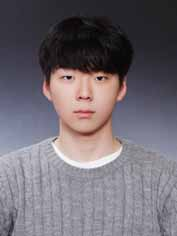
#> input picture Resources/KJ.jpg, 177 x 236 px
$ python main.py
#> lines starting #> are read from the running program, lines starting #| are printed output that depends on the picture; after the words box and inside, x2 and y2 are one past the last pixel; in counts of white or black regions, pixels touching at a corner belong together
import cv2
import numpy as np

print("Package Imported")

img = cv2.imread("Resources/KJ.jpg")
#> img is the input picture: shape (236, 177, 3); mean B, G, R 113.8, 106, 112.8
kernel = np.ones((5, 5), np.uint8)

imgGray = cv2.cvtColor(img, cv2.COLOR_BGR2GRAY)
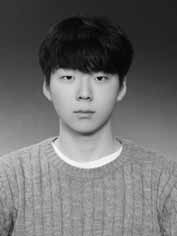
#> imgGray: shape (236, 177); min 1, max 254, mean 109
imgBlur = cv2.GaussianBlur(img, (7, 7), 0)
imgCanny = cv2.Canny(img, 150, 100)
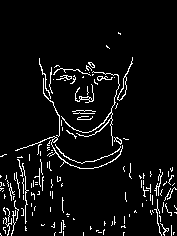
#> imgCanny: shape (236, 177); 5.6% white in thin lines or dots, all inside (x1, y1, x2, y2) = (0, 32, 177, 236)
imgDialation = cv2.dilate(imgCanny, kernel, iterations=1)
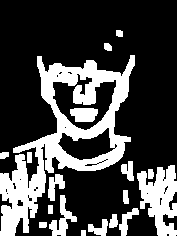
#> imgDialation: shape (236, 177); 27.4% white; 18 white regions, largest, box (x1, y1, x2, y2) and area: (0, 55, 135, 236) 7576, (137, 165, 177, 236) 1725, (49, 195, 77, 236) 433
imgEroded = cv2.erode(imgDialation, kernel, iterations=1)
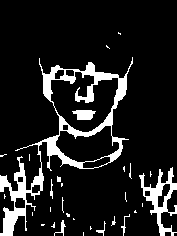
#> imgEroded: shape (236, 177); 11.9% white; 30 white regions (21 under 20 px), largest, box (x1, y1, x2, y2) and area: (0, 57, 133, 236) 3570, (139, 167, 177, 236) 841, (72, 110, 96, 120) 177

cv2.imwrite("Resources/grayKJ.jpg", imgGray)
cv2.imwrite("Resources/blurKJ.jpg", imgBlur)
cv2.imwrite("Resources/CannyKJ.jpg", imgCanny)

cv2.imshow("Gray KJ", imgGray)

cv2.waitKey(0)

$ run again, with Resources/Ki_Tae.jpg copied over Resources/KJ.jpg
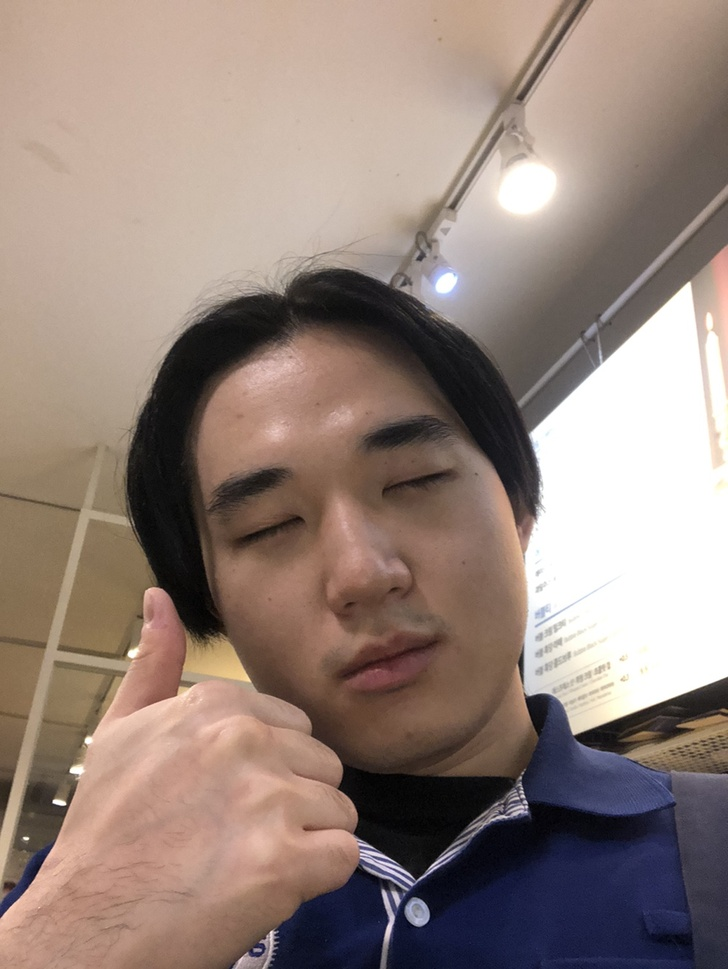
#> input picture Resources/Ki_Tae.jpg, 728 x 969 px, shrunk from 1002 x 1334 before the run
#> img is the input picture: shape (969, 728, 3); mean B, G, R 122.6, 131, 148.8
#> `imgCanny = cv2.Canny(img, 150, 100)`:
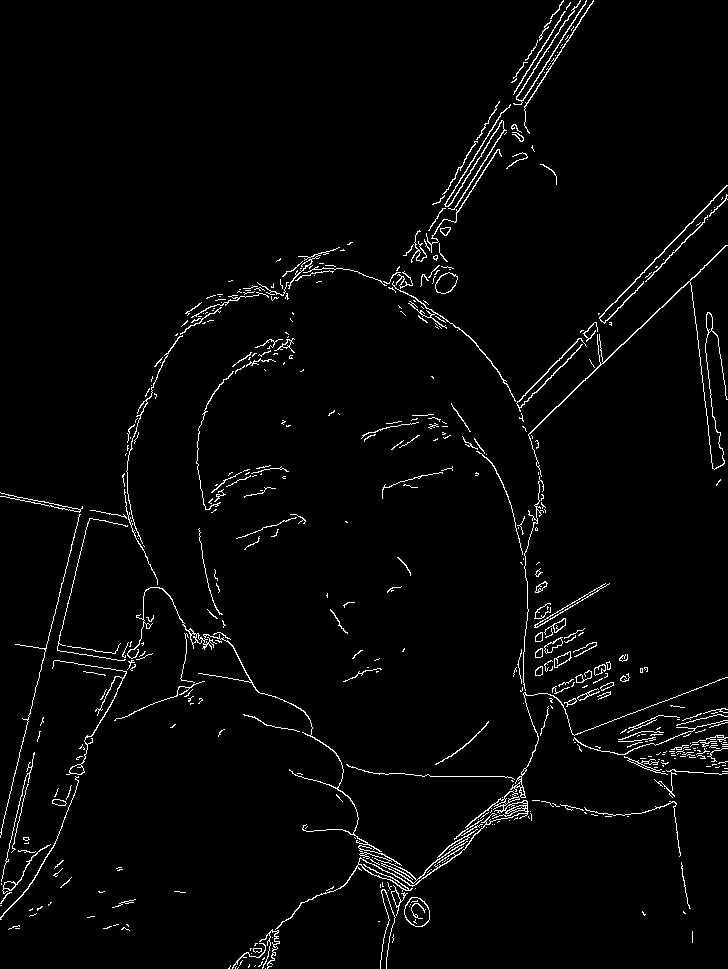
#> imgCanny: shape (969, 728); 2.6% white in thin lines or dots
#> imgDialation: shape (969, 728); 12.2% white; 65 white regions, largest, box (x1, y1, x2, y2) and area: (0, 183, 728, 969) 57128, (401, 0, 596, 296) 9750, (194, 330, 297, 515) 3604
#> `imgEroded = cv2.erode(imgDialation, kernel, iterations=1)`:
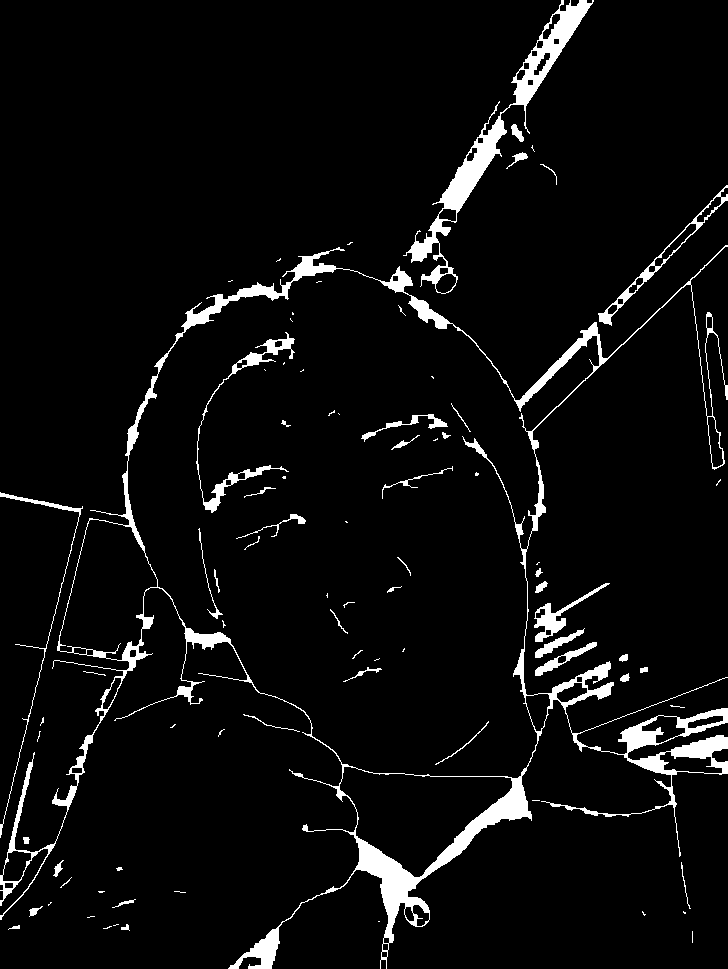
#> imgEroded: shape (969, 728); 5.1% white; 85 white regions (44 under 20 px), largest, box (x1, y1, x2, y2) and area: (0, 245, 728, 969) 22815, (403, 0, 594, 294) 5682, (196, 332, 295, 513) 1422

$ run again, with Resources/M_Gi.jpg copied over Resources/KJ.jpg
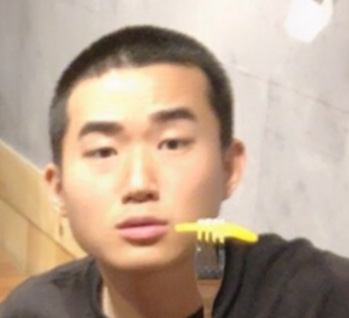
#> input picture Resources/M_Gi.jpg, 349 x 318 px
#> img is the input picture: shape (318, 349, 3); mean B, G, R 144.7, 164.5, 186.6
#> `imgCanny = cv2.Canny(img, 150, 100)`:
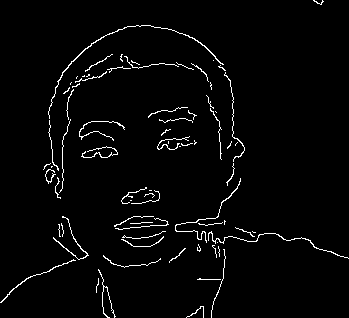
#> imgCanny: shape (318, 349); 2.7% white in thin lines or dots
#> imgDialation: shape (318, 349); 14.6% white; 16 white regions, largest, box (x1, y1, x2, y2) and area: (41, 23, 247, 201) 5552, (173, 176, 349, 318) 3034, (0, 214, 91, 305) 1364
#> `imgEroded = cv2.erode(imgDialation, kernel, iterations=1)`:
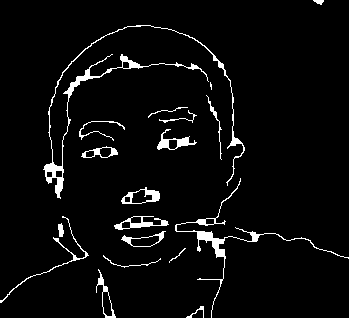
#> imgEroded: shape (318, 349); 4.2% white; 19 white regions (1 under 20 px), largest, box (x1, y1, x2, y2) and area: (43, 25, 245, 199) 1611, (175, 178, 349, 318) 884, (114, 216, 169, 230) 281

$ run again, with Resources/Seo_Gu.jpg copied over Resources/KJ.jpg
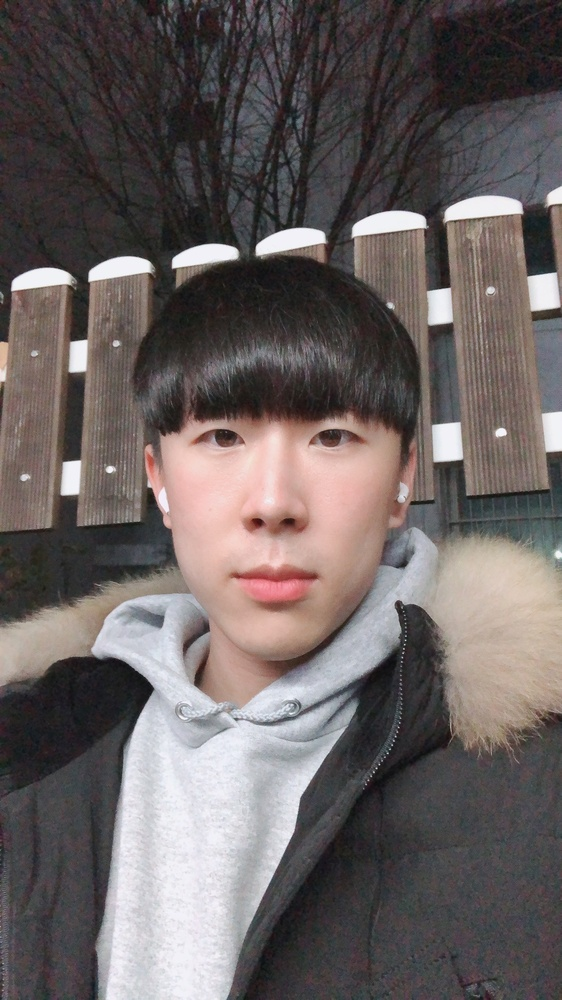
#> input picture Resources/Seo_Gu.jpg, 562 x 1000 px, shrunk from 2160 x 3840 before the run
#> img is the input picture: shape (1000, 562, 3); mean B, G, R 97.1, 97.9, 105.9
#> `imgCanny = cv2.Canny(img, 150, 100)`:
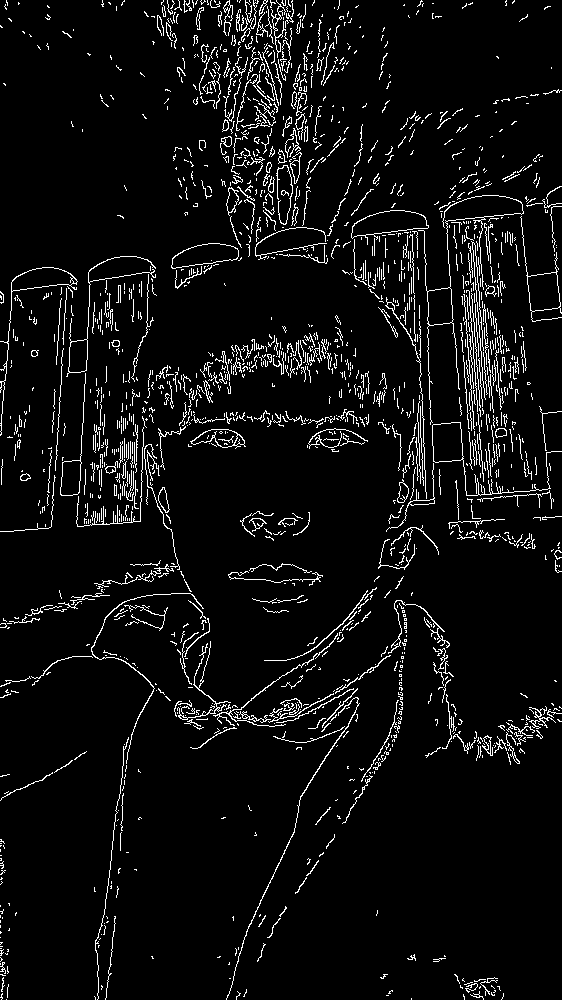
#> imgCanny: shape (1000, 562); 5.6% white in thin lines or dots
#> imgDialation: shape (1000, 562); 26.3% white; 178 white regions, largest, box (x1, y1, x2, y2) and area: (142, 0, 562, 572) 62109, (0, 254, 562, 1000) 61547, (226, 561, 325, 588) 1314
#> `imgEroded = cv2.erode(imgDialation, kernel, iterations=1)`:
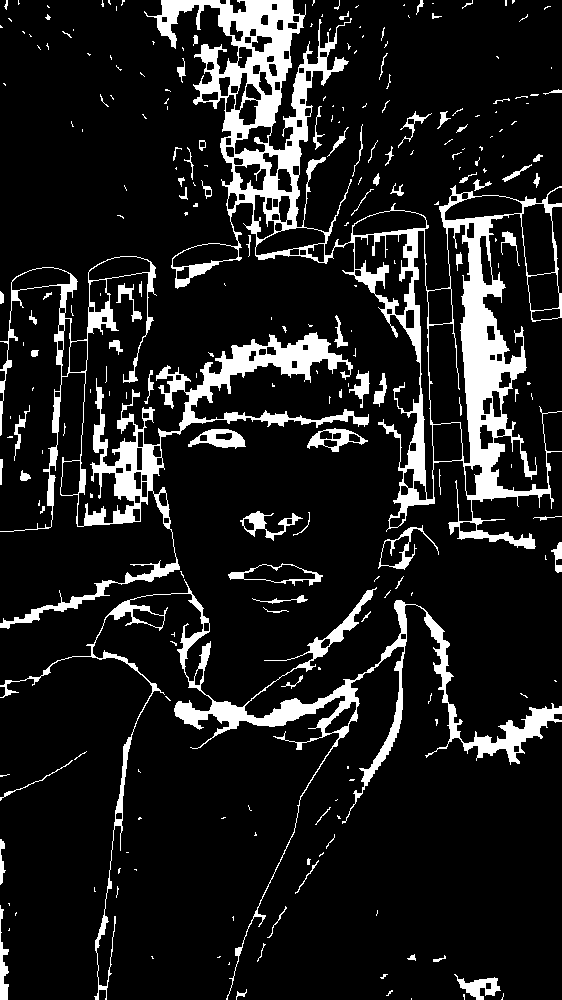
#> imgEroded: shape (1000, 562); 12.1% white; 246 white regions (160 under 20 px), largest, box (x1, y1, x2, y2) and area: (144, 0, 562, 549) 31069, (0, 256, 369, 629) 14660, (0, 579, 562, 1000) 12683
